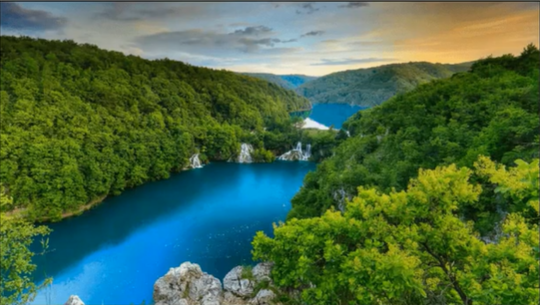
#> input picture img.png, 540 x 305 px
$ python 'Segmentaion using k-means clustering in opencv.py'
#> lines starting #> are read from the running program, lines starting #| are printed output that depends on the picture
import cv2
import numpy as np
import matplotlib.pyplot as plt

image = cv2.imread('img.png')
#> image is the input picture: shape (305, 540, 3); mean B, G, R 71.4, 105.7, 74.2

image = cv2.cvtColor(image , cv2.COLOR_BGR2RGB)

image.shape


# convert to 2D
pixels_values = image.reshape((-1, 3)) # -1 to convert to 2D & 3 to 3 channels rgb
# convert to Float
pixels_values = np.float32(pixels_values)


print(pixels_values.shape)
#| (164700, 3)


# define stopping criteria
criteria = (cv2.TERM_CRITERIA_EPS + cv2.TERM_CRITERIA_MAX_ITER , 100, 0.95) # 100 iterations & 0.95 is accuracy

# number of clusters (K)
k = 3
_, labels, (centers) = cv2.kmeans(pixels_values, k , None , criteria, 10 , cv2.KMEANS_RANDOM_CENTERS)
#> centers = [[8.52, 123.6, 185.5], [154.8, 157.5, 135], [55.79, 83.92, 29.38]]

# convert back to 8 bits values (original image)
centers = np.uint8(centers)
#> centers = [[8, 123, 185], [154, 157, 134], [55, 83, 29]]

# flatten the lables array
labels = labels.flatten()

# convert all pixels to the color of the centroids
segmented_image = centers[labels.flatten()] # assigning to the saame colors to be near


# reshape back to the original image dimension
segmented_image = segmented_image.reshape(image.shape)
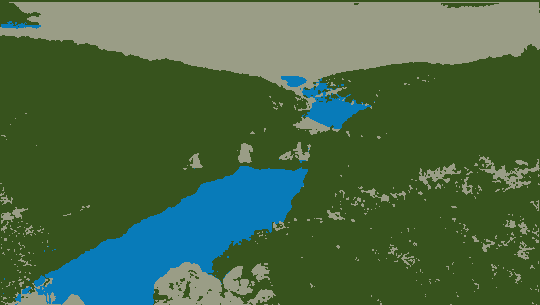
#> segmented_image: shape (305, 540, 3); mean R, G, B 73.4, 104.9, 70.8

# Show image
plt.imshow(segmented_image)
plt.show()

########################

#display only the cluster number 2 (turn the pixels into back)
masked_image = np.copy(image)
# convert to the shape of a vector of pixel values
masked_image = masked_image.reshape((-1, 3))
# color (i.e cluster)  disable
cluster = 1
masked_image [labels == cluster] = [0,0,0] # black to cluster = 1
# convert back to original shape
masked_image = masked_image.reshape(image.shape)
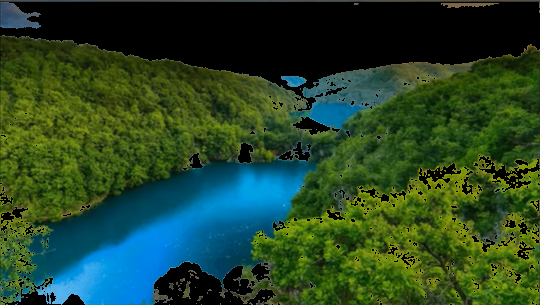
#> masked_image: shape (305, 540, 3); mean R, G, B 37.4, 68.3, 39.3
#show the image
plt.imshow(masked_image)
#> (the run stopped early here; a loop or call above may not have finished)
